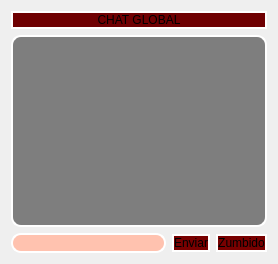
            <widget class="QWidget" name="chat_global">
             <layout class="QVBoxLayout" name="verticalLayout_18">
              <item>
               <widget class="QLabel" name="label_9">
                <property name="styleSheet">
                 <string notr="true">background-color: rgb(111, 0, 2);
border-radius:10px;
border: 2px solid rgb(255, 255, 255);
</string>
                </property>
                <property name="text">
                 <string>CHAT GLOBAL</string>
                </property>
                <property name="alignment">
                 <set>Qt::AlignCenter</set>
                </property>
                <property name="wordWrap">
                 <bool>false</bool>
                </property>
               </widget>
              </item>
              <item>
               <widget class="QPlainTextEdit" name="mensajes_recibidos_2">
                <property name="cursor" stdset="0">
                 <cursorShape>ArrowCursor</cursorShape>
                </property>
                <property name="styleSheet">
                 <string notr="true">background-color: rgb(126, 126, 126);
border-radius:10px;
border: 2px solid rgb(255, 255, 255);
</string>
                </property>
                <property name="plainText">
                 <string/>
                </property>
               </widget>
              </item>
              <item>
               <layout class="QHBoxLayout" name="horizontalLayout_13">
                <item>
                 <widget class="QLineEdit" name="escribir_mensaje_2">
                  <property name="styleSheet">
                   <string notr="true">background-color: rgb(255, 194, 175);
border-radius:10px;
border: 2px solid rgb(255, 255, 255);
</string>
                  </property>
                 </widget>
                </item>
                <item>
                 <widget class="QPushButton" name="enviar_mensajes_2">
                  <property name="styleSheet">
                   <string notr="true">background-color: rgb(120, 0, 0);
border-radius:10px;
border: 2px solid rgb(255, 255, 255);
</string>
                  </property>
                  <property name="text">
                   <string>Enviar</string>
                  </property>
                 </widget>
                </item>
                <item>
                 <widget class="QPushButton" name="zumbido_2">
                  <property name="styleSheet">
                   <string notr="true">background-color: rgb(120, 0, 0);
border-radius:10px;
border: 2px solid rgb(255, 255, 255);
</string>
                  </property>
                  <property name="text">
                   <string>Zumbido</string>
                  </property>
                 </widget>
                </item>
               </layout>
              </item>
             </layout>
            </widget>
